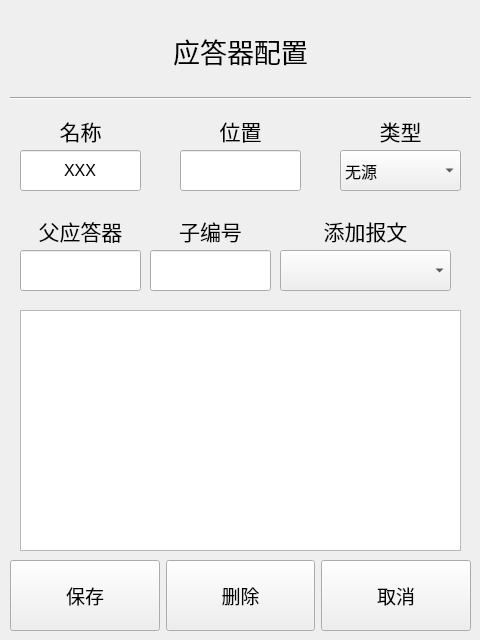
<?xml version="1.0" encoding="UTF-8"?>
<ui version="4.0">
 <class>balise_config_form</class>
 <widget class="QWidget" name="balise_config_form">
  <property name="geometry">
   <rect>
    <x>0</x>
    <y>0</y>
    <width>480</width>
    <height>640</height>
   </rect>
  </property>
  <property name="minimumSize">
   <size>
    <width>480</width>
    <height>640</height>
   </size>
  </property>
  <property name="maximumSize">
   <size>
    <width>480</width>
    <height>640</height>
   </size>
  </property>
  <property name="windowTitle">
   <string>应答器配置窗口</string>
  </property>
  <property name="accessibleName">
   <string/>
  </property>
  <widget class="QLabel" name="balise_name_label">
   <property name="geometry">
    <rect>
     <x>0</x>
     <y>20</y>
     <width>481</width>
     <height>61</height>
    </rect>
   </property>
   <property name="font">
    <font>
     <pointsize>20</pointsize>
    </font>
   </property>
   <property name="text">
    <string>应答器配置</string>
   </property>
   <property name="alignment">
    <set>Qt::AlignmentFlag::AlignCenter</set>
   </property>
  </widget>
  <widget class="Line" name="line">
   <property name="geometry">
    <rect>
     <x>10</x>
     <y>90</y>
     <width>461</width>
     <height>16</height>
    </rect>
   </property>
   <property name="orientation">
    <enum>Qt::Orientation::Horizontal</enum>
   </property>
  </widget>
  <widget class="QWidget" name="layoutWidget">
   <property name="geometry">
    <rect>
     <x>10</x>
     <y>560</y>
     <width>461</width>
     <height>71</height>
    </rect>
   </property>
   <layout class="QHBoxLayout" name="horizontalLayout">
    <item>
     <widget class="QPushButton" name="pushButton_save">
      <property name="maximumSize">
       <size>
        <width>300</width>
        <height>300</height>
       </size>
      </property>
      <property name="font">
       <font>
        <pointsize>14</pointsize>
       </font>
      </property>
      <property name="text">
       <string>保存</string>
      </property>
     </widget>
    </item>
    <item>
     <widget class="QPushButton" name="pushButton_del">
      <property name="maximumSize">
       <size>
        <width>300</width>
        <height>300</height>
       </size>
      </property>
      <property name="font">
       <font>
        <pointsize>14</pointsize>
       </font>
      </property>
      <property name="text">
       <string>删除</string>
      </property>
     </widget>
    </item>
    <item>
     <widget class="QPushButton" name="pushButton_cancel">
      <property name="maximumSize">
       <size>
        <width>300</width>
        <height>300</height>
       </size>
      </property>
      <property name="font">
       <font>
        <pointsize>14</pointsize>
       </font>
      </property>
      <property name="text">
       <string>取消</string>
      </property>
     </widget>
    </item>
   </layout>
  </widget>
  <widget class="QComboBox" name="comboBox_balise_type">
   <property name="geometry">
    <rect>
     <x>340</x>
     <y>150</y>
     <width>121</width>
     <height>41</height>
    </rect>
   </property>
   <property name="font">
    <font>
     <pointsize>12</pointsize>
    </font>
   </property>
   <item>
    <property name="text">
     <string>无源</string>
    </property>
   </item>
   <item>
    <property name="text">
     <string>有源</string>
    </property>
   </item>
  </widget>
  <widget class="QLabel" name="label_turnout_2">
   <property name="geometry">
    <rect>
     <x>30</x>
     <y>210</y>
     <width>101</width>
     <height>41</height>
    </rect>
   </property>
   <property name="font">
    <font>
     <pointsize>16</pointsize>
    </font>
   </property>
   <property name="text">
    <string>父应答器</string>
   </property>
   <property name="alignment">
    <set>Qt::AlignmentFlag::AlignCenter</set>
   </property>
  </widget>
  <widget class="QLineEdit" name="lineEdit_father_balise">
   <property name="geometry">
    <rect>
     <x>20</x>
     <y>250</y>
     <width>121</width>
     <height>41</height>
    </rect>
   </property>
   <property name="font">
    <font>
     <pointsize>12</pointsize>
    </font>
   </property>
   <property name="alignment">
    <set>Qt::AlignmentFlag::AlignCenter</set>
   </property>
  </widget>
  <widget class="QLineEdit" name="lineEdit_subid">
   <property name="geometry">
    <rect>
     <x>150</x>
     <y>250</y>
     <width>121</width>
     <height>41</height>
    </rect>
   </property>
   <property name="font">
    <font>
     <pointsize>12</pointsize>
    </font>
   </property>
   <property name="alignment">
    <set>Qt::AlignmentFlag::AlignCenter</set>
   </property>
  </widget>
  <widget class="QLabel" name="label_turnout_3">
   <property name="geometry">
    <rect>
     <x>160</x>
     <y>210</y>
     <width>101</width>
     <height>41</height>
    </rect>
   </property>
   <property name="font">
    <font>
     <pointsize>16</pointsize>
    </font>
   </property>
   <property name="text">
    <string>子编号</string>
   </property>
   <property name="alignment">
    <set>Qt::AlignmentFlag::AlignCenter</set>
   </property>
  </widget>
  <widget class="QLineEdit" name="lineEdit_location">
   <property name="geometry">
    <rect>
     <x>180</x>
     <y>150</y>
     <width>121</width>
     <height>41</height>
    </rect>
   </property>
   <property name="font">
    <font>
     <pointsize>12</pointsize>
    </font>
   </property>
   <property name="alignment">
    <set>Qt::AlignmentFlag::AlignCenter</set>
   </property>
  </widget>
  <widget class="QLineEdit" name="lineEdit_name">
   <property name="geometry">
    <rect>
     <x>20</x>
     <y>150</y>
     <width>121</width>
     <height>41</height>
    </rect>
   </property>
   <property name="font">
    <font>
     <pointsize>12</pointsize>
    </font>
   </property>
   <property name="text">
    <string>XXX</string>
   </property>
   <property name="alignment">
    <set>Qt::AlignmentFlag::AlignCenter</set>
   </property>
  </widget>
  <widget class="QLabel" name="label_turnout_4">
   <property name="geometry">
    <rect>
     <x>350</x>
     <y>110</y>
     <width>101</width>
     <height>41</height>
    </rect>
   </property>
   <property name="font">
    <font>
     <pointsize>16</pointsize>
    </font>
   </property>
   <property name="text">
    <string>类型</string>
   </property>
   <property name="alignment">
    <set>Qt::AlignmentFlag::AlignCenter</set>
   </property>
  </widget>
  <widget class="QLabel" name="label_turnout_5">
   <property name="geometry">
    <rect>
     <x>190</x>
     <y>110</y>
     <width>101</width>
     <height>41</height>
    </rect>
   </property>
   <property name="font">
    <font>
     <pointsize>16</pointsize>
    </font>
   </property>
   <property name="text">
    <string>位置</string>
   </property>
   <property name="alignment">
    <set>Qt::AlignmentFlag::AlignCenter</set>
   </property>
  </widget>
  <widget class="QLabel" name="label_turnout_6">
   <property name="geometry">
    <rect>
     <x>30</x>
     <y>110</y>
     <width>101</width>
     <height>41</height>
    </rect>
   </property>
   <property name="font">
    <font>
     <pointsize>16</pointsize>
    </font>
   </property>
   <property name="text">
    <string>名称</string>
   </property>
   <property name="alignment">
    <set>Qt::AlignmentFlag::AlignCenter</set>
   </property>
  </widget>
  <widget class="QTextEdit" name="textEdit_config">
   <property name="geometry">
    <rect>
     <x>20</x>
     <y>310</y>
     <width>441</width>
     <height>241</height>
    </rect>
   </property>
   <property name="font">
    <font>
     <pointsize>10</pointsize>
    </font>
   </property>
   <property name="html">
    <string>&lt;!DOCTYPE HTML PUBLIC &quot;-//W3C//DTD HTML 4.0//EN&quot; &quot;http://www.w3.org/TR/REC-html40/strict.dtd&quot;&gt;
&lt;html&gt;&lt;head&gt;&lt;meta name=&quot;qrichtext&quot; content=&quot;1&quot; /&gt;&lt;meta charset=&quot;utf-8&quot; /&gt;&lt;style type=&quot;text/css&quot;&gt;
p, li { white-space: pre-wrap; }
hr { height: 1px; border-width: 0; }
li.unchecked::marker { content: &quot;\2610&quot;; }
li.checked::marker { content: &quot;\2612&quot;; }
&lt;/style&gt;&lt;/head&gt;&lt;body style=&quot; font-family:'Microsoft YaHei UI'; font-size:10pt; font-weight:400; font-style:normal;&quot;&gt;
&lt;p style=&quot;-qt-paragraph-type:empty; margin-top:0px; margin-bottom:0px; margin-left:0px; margin-right:0px; -qt-block-indent:0; text-indent:0px;&quot;&gt;&lt;br /&gt;&lt;/p&gt;&lt;/body&gt;&lt;/html&gt;</string>
   </property>
  </widget>
  <widget class="QComboBox" name="comboBox_balise_add_config">
   <property name="geometry">
    <rect>
     <x>280</x>
     <y>250</y>
     <width>171</width>
     <height>41</height>
    </rect>
   </property>
   <property name="font">
    <font>
     <pointsize>8</pointsize>
    </font>
   </property>
  </widget>
  <widget class="QLabel" name="label_turnout_7">
   <property name="geometry">
    <rect>
     <x>310</x>
     <y>210</y>
     <width>111</width>
     <height>41</height>
    </rect>
   </property>
   <property name="font">
    <font>
     <pointsize>16</pointsize>
    </font>
   </property>
   <property name="text">
    <string>添加报文</string>
   </property>
   <property name="alignment">
    <set>Qt::AlignmentFlag::AlignCenter</set>
   </property>
  </widget>
 </widget>
 <resources/>
 <connections/>
</ui>
